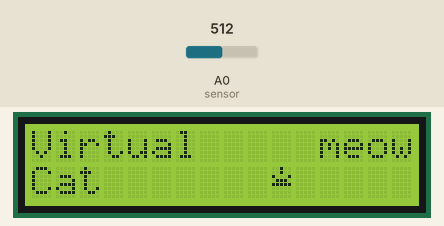
A sketch run on a simulated Arduino Uno, built with avr-gcc and run on an emulated ATmega328P. Parts: 16×2 character LCD. Inputs (shaded band) come from the test bench; at power-on: A0 (sensor) = 512.

Above: at 1.2 s.
1.3 s: A0 (sensor) set to 208
3.2 s: A0 (sensor) set to 185
At 5.2 s:
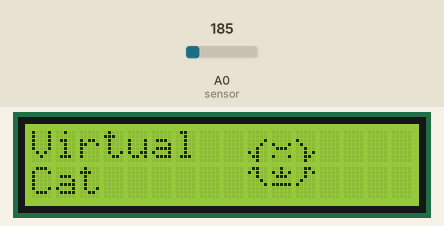
5.5 s: A0 (sensor) set to 210
At 7.0 s:
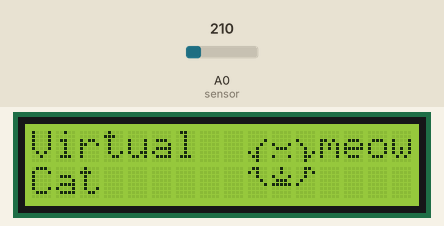
7.5 s: A0 (sensor) set to 190
At 8.8 s:
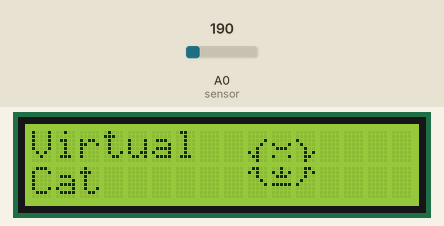
9.6 s: A0 (sensor) set to 306
At 10.6 s:
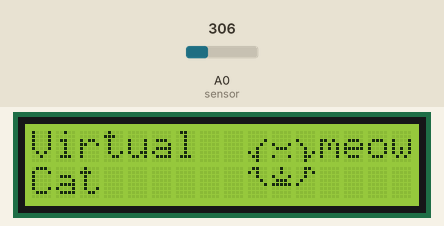
Timing chart, 0 to 12.6 s (numbered marks = the images above; inputs shaded):
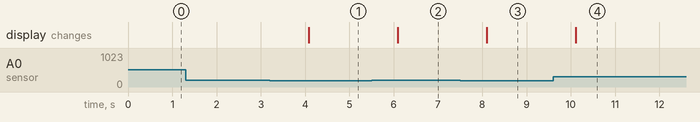

Measured:
- the behaviour switches between 201 and 200 on A0 (sensor) (found by bisection; images 0 and 1)
- after the input at 1.3 s, every drawn part: stays the same
- after the input at 3.2 s, the display: changes after 0.89 s (image 1)
- after the input at 5.5 s, the display: changes after 0.59 s (image 2)
- after the input at 7.5 s, the display: changes after 0.60 s (image 3)
- after the input at 9.6 s, the display: changes after 0.51 s (image 4)

The sketch:

Animating_Images_on_16x2_LCD_version_2.ino
```cpp
#include <LiquidCrystal.h> //Set up LCD

int rs = 2, en = 3, d4 = 4, d5 = 5, d6 = 6, d7 = 7;
LiquidCrystal lcd (rs, en, d4, d5, d6, d7);

const int sensor = A0;
int sensorVal = 0;

byte Large_PictureA[] = { //Create the custom images
  B00000,
  B00000,
  B00001,
  B00010,
  B00100,
  B10100,
  B01100,
  B00100
};

byte Large_PictureB[] = {
  B00000,
  B00000,
  B00000,
  B10001,
  B01110,
  B00000,
  B10001,
  B00000
};

byte Large_PictureC[] = {
  B00000,
  B00000,
  B10000,
  B01000,
  B00100,
  B00101,
  B00110,
  B00100
};

byte Large_PictureD[] = {
  B01100,
  B10100,
  B00100,
  B00010,
  B00001,
  B00000,
  B00000,
  B00000
};

byte Large_PictureE[] = {
  B00100,
  B10101,
  B01110,
  B00000,
  B11111,
  B00000,
  B00000,
  B00000
};

byte Large_PictureE2[] = {
  B00100,
  B00100,
  B10001,
  B01110,
  B11111,
  B00000,
  B00000,
  B00000
};

byte Large_PictureF[] = {
  B00110,
  B00101,
  B00100,
  B01000,
  B10000,
  B00000,
  B00000,
  B00000
};

void setup() {
  // put your setup code here, to run once:
  lcd.begin(16, 2);
  lcd.createChar(0, Large_PictureA); //Create the custom images
  lcd.createChar(1, Large_PictureB);
  lcd.createChar(2, Large_PictureC);
  lcd.createChar(3, Large_PictureD);
  lcd.createChar(4, Large_PictureE);
  lcd.createChar(5, Large_PictureF);
  lcd.createChar(6, Large_PictureE2);
}

void loop() {
  // put your main code here, to run repeatedly:
  sensorVal = analogRead (sensor); //Get "pat the cat" sensor working

if (sensorVal > 200) { //If sensor is triggered
  lcd.setCursor (0, 0); //Print the word "meow" next to cat face and refresh image due to lcd.clear being used
  lcd.print ("Virtual");
  lcd.setCursor (0, 1);
  lcd.print ("Cat");
  lcd.setCursor (10, 1);
  lcd.write (byte (6));
  lcd.setCursor (12, 0);
  lcd.print ("meow");
  delay (1000);
} else {
  lcd.clear(); //Otherwise, keep refreshing image with only cat face, no meow
  lcd.setCursor (0, 0);
  lcd.print ("Virtual");
  lcd.setCursor (0, 1);
  lcd.print ("Cat");
  lcd.setCursor (9, 0);
  lcd.write (byte(0));
  lcd.setCursor (10, 0);
  lcd.write (byte(1));
  lcd.setCursor (11, 0);
  lcd.write (byte(2));
  lcd.setCursor (9, 1);
  lcd.write (byte(3));
  lcd.setCursor (10, 1);
  lcd.write (byte (4));
  lcd.setCursor (11, 1);
  lcd.write (byte(5));
  delay (1000);
  }
}
```
